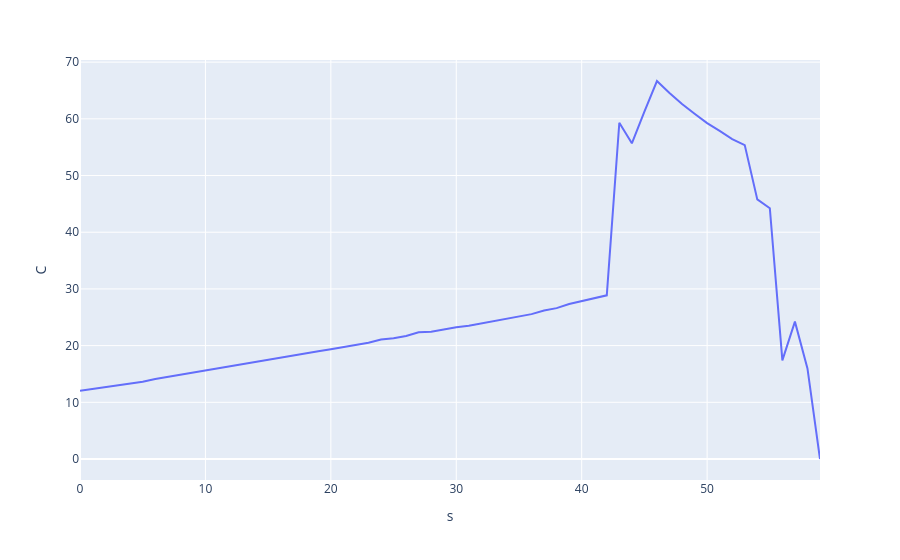

The notebook cell this image was saved under:
### Code cell
px.line(CvsS, x = 's', y = 'C')

### Figure 1 — Plotly figure (JSON) as saved in the notebook; plotly's stock layout.template omitted (floating-point values rounded to 4 significant figures)
{"data": [{"hovertemplate": "s=%{x}<br>C=%{y}<extra></extra>", "legendgroup": "", "line": {"color": "#636efa", "dash": "solid"}, "marker": {"symbol": "circle"}, "mode": "lines", "name": "", "orientation": "v", "showlegend": false, "type": "scatter", "x": [0, 1, 2, 3, 4, 5, 6, 7, 8, 9, 10, 11, 12, 13, 14, 15, 16, 17, 18, 19, 20, 21, 22, 23, 24, 25, 26, 27, 28, 29, 30, 31, 32, 33, 34, 35, 36, 37, 38, 39, 40, 41, 42, 43, 44, 45, 46, 47, 48, 49, 50, 51, 52, 53, 54, 55, 56, 57, 58, 59], "xaxis": "x", "y": [12.05, 12.34, 12.65, 12.98, 13.31, 13.63, 14.09, 14.48, 14.86, 15.24, 15.61, 16.0, 16.37, 16.74, 17.12, 17.48, 17.85, 18.24, 18.61, 18.99, 19.36, 19.77, 20.14, 20.52, 21.08, 21.28, 21.69, 22.34, 22.46, 22.89, 23.23, 23.51, 23.94, 24.39, 24.78, 25.26, 25.56, 26.19, 26.61, 27.34, 27.83, 28.32, 28.87, 59.31, 55.69, 61.28, 66.67, 64.55, 62.62, 60.91, 59.24, 57.87, 56.43, 55.37, 45.79, 44.23, 17.4, 24.23, 15.98, 0], "yaxis": "y"}], "layout": {"legend": {"tracegroupgap": 0}, "margin": {"t": 60}, "xaxis": {"anchor": "y", "domain": [0, 1], "title": {"text": "s"}}, "yaxis": {"anchor": "x", "domain": [0, 1], "title": {"text": "C"}}}}
